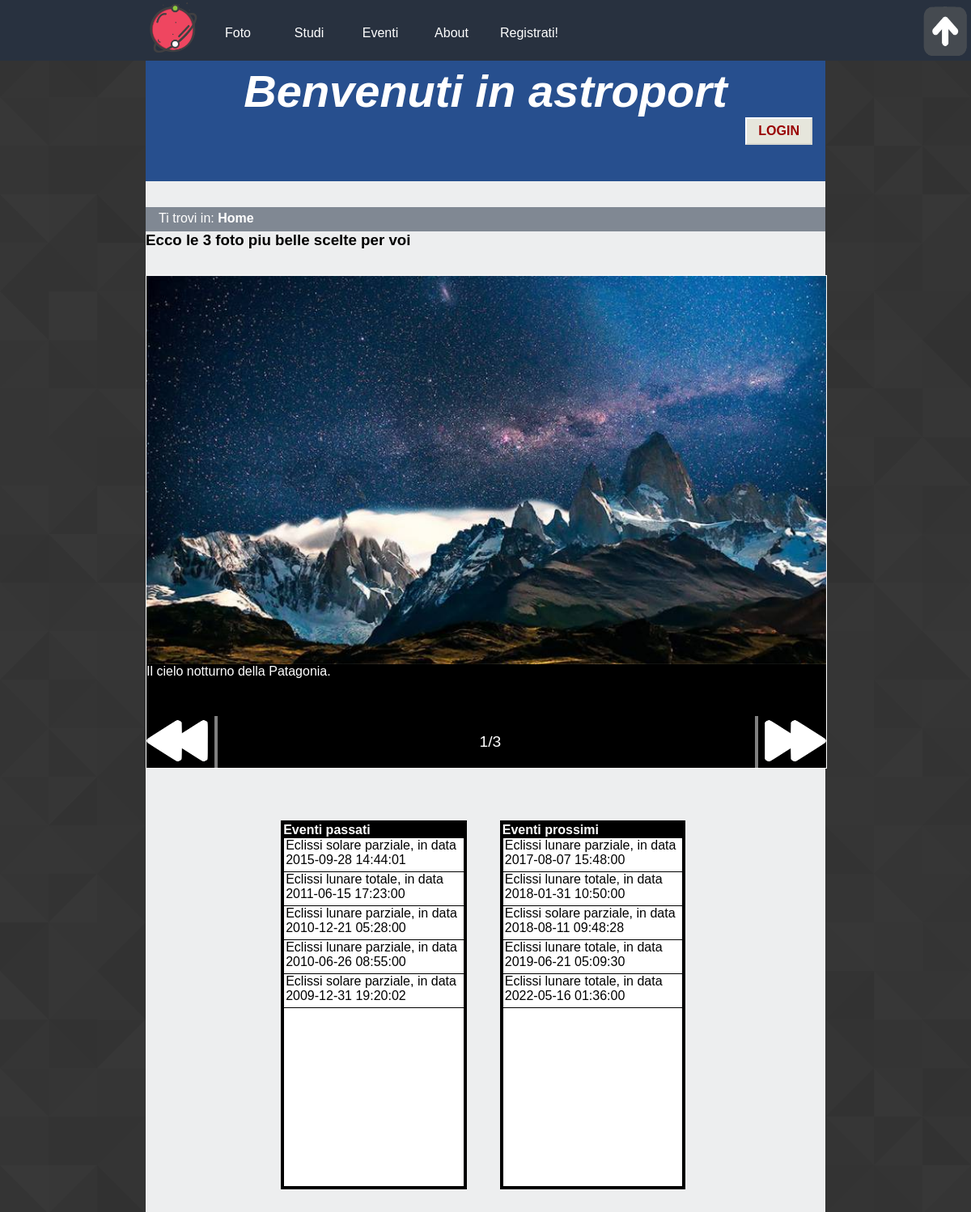
The page / on the database its author committed.
### tables this page shows
CREATE TABLE `avvenimenti` (
  `idavvenimento` int(11) NOT NULL,
  `tipo` varchar(40) NOT NULL,
  `inizio` datetime NOT NULL,
  `fine` datetime DEFAULT NULL
);

### backend/connessione.php (called while the page is built, shortened)
<?php
   $errore_DB=FALSE;
?>

### index.php (the view, shortened to what this page needs)
<?php
    include "backend/connessione.php";
    echo file_get_contents("parti/index0.html");
    if(!isset($_SESSION['usermail'])) echo file_get_contents("parti/headernonloggato.html");
    else echo file_get_contents("parti/headerloggato.html");
    echo file_get_contents("parti/slideshow.html");
  if($errore_DB==FALSE){
    $imm_query="SELECT *  FROM foto JOIN fotobyrank ON foto.idfoto=fotobyrank.idfoto ORDER BY rank DESC LIMIT 3";
    if(!$result=$connessione->query($imm_query)){
      echo '<p>Abbiamo riscontrato dei problemi nel visualizzare le foto.</p>';
	  }else if(!$connessione->connect_errno){
		 if($result->num_rows>0){
      while($row=$result->fetch_array(MYSQLI_ASSOC)){
        echo '<a class="imgslide_a" href="fotoutente.php?idft='.$row['idfoto'].'"><img src="'.$row['immagine'].'" class="imgslide" alt="'.$row['didascalia'].'" /></a>';
        echo '<div class="slide_didasc"> <p class="p_slide">'.$row['didascalia'].'</p></div>';
      }
		}
	}
}else echo '<p>'.$msg_errore_DB.'</p>';
	$datetime_now=date("Y-m-d H:i:s");
  echo file_get_contents("parti/index1.html");
if($errore_DB==FALSE){
  if(!$result=$connessione->query("SELECT * FROM avvenimenti WHERE fine<'$datetime_now' ORDER BY fine DESC LIMIT 5")){
       echo '<p>Abbiamo riscontrato dei problemi nel visualizzare gli eventi passati.</p>';
  }else{
    if($result->num_rows>0){
      while($row=$result->fetch_array(MYSQLI_ASSOC)){
        echo "<p>".$row['tipo'].", in data ".$row['inizio']."</p>";
      }
    }
  }
}else echo '<p>'.$msg_errore_DB.'</p>';
  echo file_get_contents("parti/index2.html");
if($errore_DB==FALSE){
  if(!$result=$connessione->query("SELECT * FROM avvenimenti WHERE fine>'$datetime_now'ORDER BY inizio LIMIT 5")){
      echo '<p>Abbiamo riscontrato dei problemi nel visualizzare gli eventi futuri.</p>';
	}else{
		if($result->num_rows>0){
			while($row=$result->fetch_array(MYSQLI_ASSOC)){
				echo "<p>".$row['tipo'].", in data ".$row['inizio']."</p>";
			}
		}
	}
}else echo $msg_errore_DB;
  echo file_get_contents("parti/index3.html");
?>

### style/desktop_style.css (style rules this page uses)
* { padding: 0em; margin: 0em; }
html { height:100%; min-height: 100%; }
@media screen and (min-width: 921px) { body { font-family: Verdana, Helvetica, Georgia, sans-serif; max-width: 70%; min-width: 46.875em; margin-left: auto; margin-right: auto; height:100%; min-height: 100%; color: #000000; background-image: url("images/as.png"); } }
@media screen and (min-width: 921px) { a img { border:0; } }
@media screen and (min-width: 921px) { #content { background-color: #edeeef; min-height:100%; padding-bottom: 10em; } }
@media screen and (min-width: 921px) { #logo_home { float: left; width: 4.375em; height: 4.375em; margin-left: 15%; } }
@media screen and (min-width: 921px) { #content_menu { width: 70%; } }
@media screen and (min-width: 921px) { #menu { background-color: #28313f; position: fixed; left: 0; min-width: 46em; width: 100%; height: 4.6875em; z-index: 2; } }
@media screen and (min-width: 921px) { #content_menu { margin-left: 15%; } }
@media screen and (min-width: 921px) { #content_menu a { float: left; color: white; background-color: #28313f; padding: 1em; border: 0px solid black; height: 1.25em; width: 3.5em; text-align: center; text-decoration: none; display: inline-block; font-size: 1em; margin-top:1em; -ms-transition: 0.3s; -webkit-transition:0.3s; -moz-transition: 0.3s; transition: 0.3s; } }
@media screen and (min-width: 921px) { #tornasu { position: absolute; margin-top: 0.5em; right: 0; width: 4em; height: 4em; } }
@media screen and (min-width: 921px) { #header { background-color: #274f8e; clear: both; min-width: 46em; margin-left: auto; margin-right: auto; padding-top: 5em; height: 9em; } }
@media screen and (min-width: 921px) { #header h1 { font-size: 3.5em; } }
@media screen and (min-width: 921px) { #eventi { margin-top: 2em; margin-left: auto; margin-right: auto; width: 70%; height: 30em; } }
@media screen and (min-width: 921px) { .contorno { width: 38%; height: 28.125em; padding:0.1875em; color:white; background-color:black; margin-top: 2em; margin-bottom: 1em; margin-left: 7%; float: left; } }
@media screen and (min-width: 921px) { #eventi_pre, #eventi_next { background-color: #fff; border: 1px solid black; height: 26.875em; max-width:99%; overflow-y:auto; padding-right: 0.125em; color:black; } }
@media screen and (min-width: 921px) { #content #eventi_pre p, #content #eventi_next p { text-align: left; padding-bottom: 5px; padding-left: 2px; border-bottom: 1px solid black; padding-top: 0px; margin-left: 0; margin-right: 0; width:100%; } }
#header h1 { color: white; font-style: italic; text-align: center; }
#breadcrumb { background-color: #808893; width: 100%; margin-top: 2em; height: 1.875em; }
#content #breadcrumb p { width: 100%; color:white; margin-left: 0; margin-right: 0; padding-left: 1em; padding-top: 0.3em; }
.slideshow { width: 80%; position:relative; border: 1px solid white; margin-top: 2em; margin-left: auto; margin-right: auto; height: 38em; }
.imgslide { width: 100%; height: 30em; z-index: 0; }
.slide_didasc { position:absolute; bottom:4em; background-color:black; width:100%; height:4em; }
#content .p_slide { position:absolute; padding:0; top:0; left:0; color:white; }
.arrowbar { position:absolute; bottom:0; background-color:black; width:100%; height:4em; }
#slidebuttonleft { z-index: 0; position:absolute; width:10%; height:100%; border-color:white; cursor:pointer; border-right: 4px solid gray; }
#slidebuttonleft img { z-index: 0; position:absolute; width:90%; height:95%; }
#slidebuttonright { z-index: 0; position:absolute; right:0; width:10%; height:100%; border-color:white; cursor:pointer; border-left: 4px solid gray; }
#slidebuttonright img { z-index: 0; position:absolute; right:0; width:90%; height:95%; }
#number { font-size:1.2em; padding-top:1.1em; padding-bottom:1.1em; position:absolute; left:49%; right:49%; color:white; }
#button_reg, #log_b, #button_login button, #comment { background: #e6e6dc; font-size: 1em; color: #900; padding: 6px 14px; border-width: 2px; border-style: solid; border-color: #fff #d8d8d0 #d8d8d0 #fff; text-decoration: none; text-transform: uppercase; font-weight: bold; }
#button_login button { float: right; margin-right: 1em; margin-bottom: 2em; }
#content p { padding-top: 1.5em; width:70%; margin-left: auto; margin-right: auto; }
@media screen and (max-width: 1400px) { .slideshow { width: 100%; } }

### rows shown on the page
avvenimenti: tipo "Eclissi solare parziale", inizio "2015-09-28 14:44:01"
avvenimenti: tipo "Eclissi lunare totale", inizio "2011-06-15 17:23:00"
avvenimenti: tipo "Eclissi lunare parziale", inizio "2010-12-21 05:28:00"
avvenimenti: tipo "Eclissi lunare parziale", inizio "2010-06-26 08:55:00"
avvenimenti: tipo "Eclissi solare parziale", inizio "2009-12-31 19:20:02"
avvenimenti: tipo "Eclissi lunare parziale", inizio "2017-08-07 15:48:00"
avvenimenti: tipo "Eclissi lunare totale", inizio "2018-01-31 10:50:00"
avvenimenti: tipo "Eclissi solare parziale", inizio "2018-08-11 09:48:28"
avvenimenti: tipo "Eclissi lunare totale", inizio "2019-06-21 05:09:30"
avvenimenti: tipo "Eclissi lunare totale", inizio "2022-05-16 01:36:00"

### other values the page prints
file_get_contents("parti/index0.html") "Foto Studi Eventi About Registrati! Benvenuti in astroport"
file_get_contents("parti/headernonloggato.html") "LOGIN"
file_get_contents("parti/slideshow.html") "Ti trovi in: Home Ecco le 3 foto piu belle scelte per voi"
$row['didascalia'] "Il cielo notturno della Patagonia."
file_get_contents("parti/index2.html") "Eventi prossimi"
